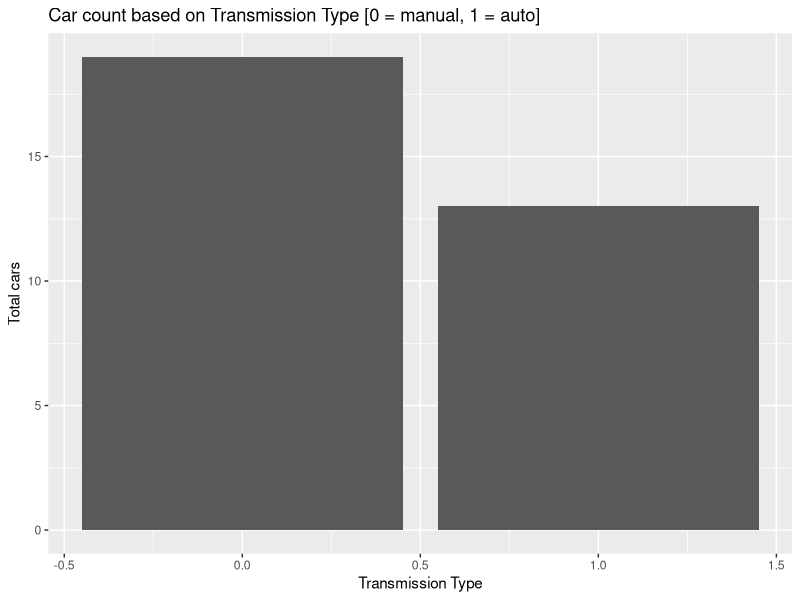
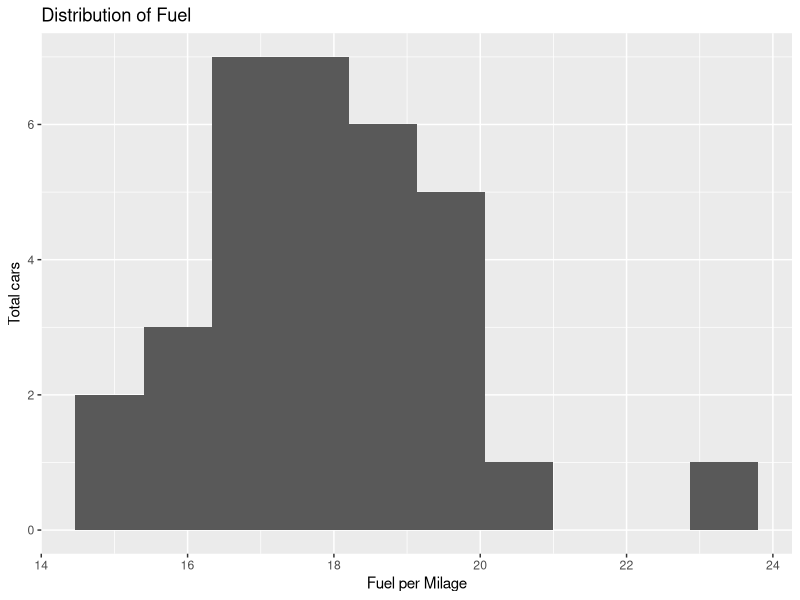
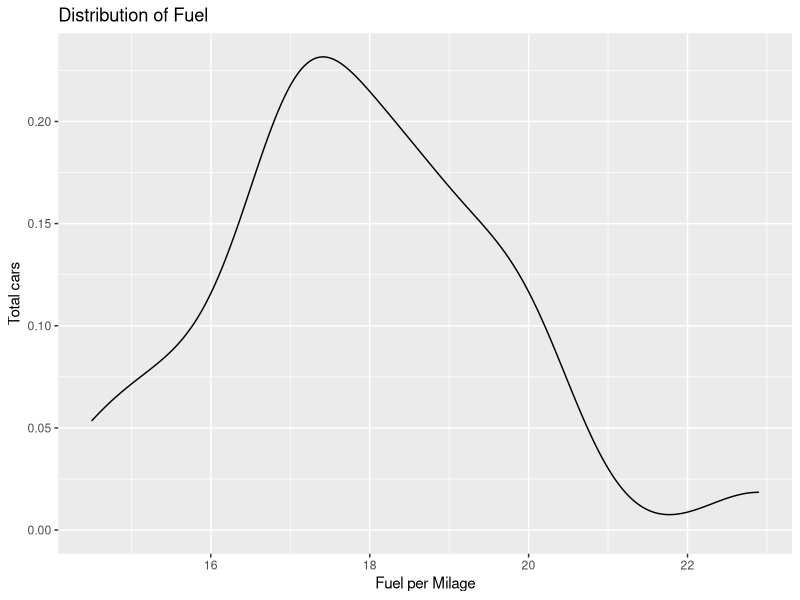
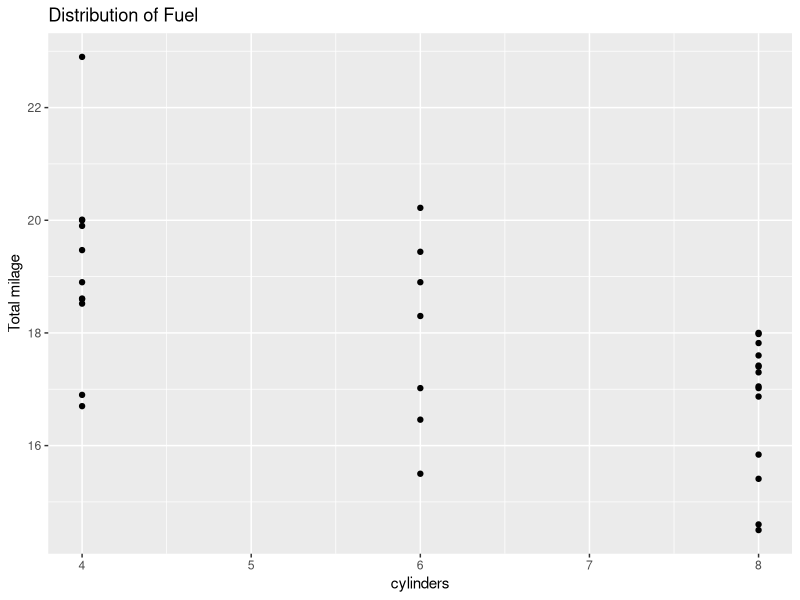

Write R code to recreate these figures, in order.
library(ggplot2)

ggplot(data = mtcars, aes(x = am)) + 
       geom_bar() + 
  ggtitle("Car count based on Transmission Type [0 = manual, 1 = auto]") +
  xlab("Transmission Type") +
  ylab("Total cars")
      
       
ggplot(data = mtcars, aes(x = qsec)) + 
  geom_histogram(bins = 10) + 
  ggtitle("Distribution of Fuel") +
  xlab("Fuel per Milage") +
  ylab("Total cars")

ggplot(data = mtcars, aes(x = qsec)) + 
  geom_density() + 
  ggtitle("Distribution of Fuel") +
  xlab("Fuel per Milage") +
  ylab("Total cars")

ggplot(data = mtcars, aes(x = cyl, y = qsec)) + 
  geom_point() + 
  ggtitle("Distribution of Fuel") +
  xlab("cylinders") +
  ylab("Total milage")



